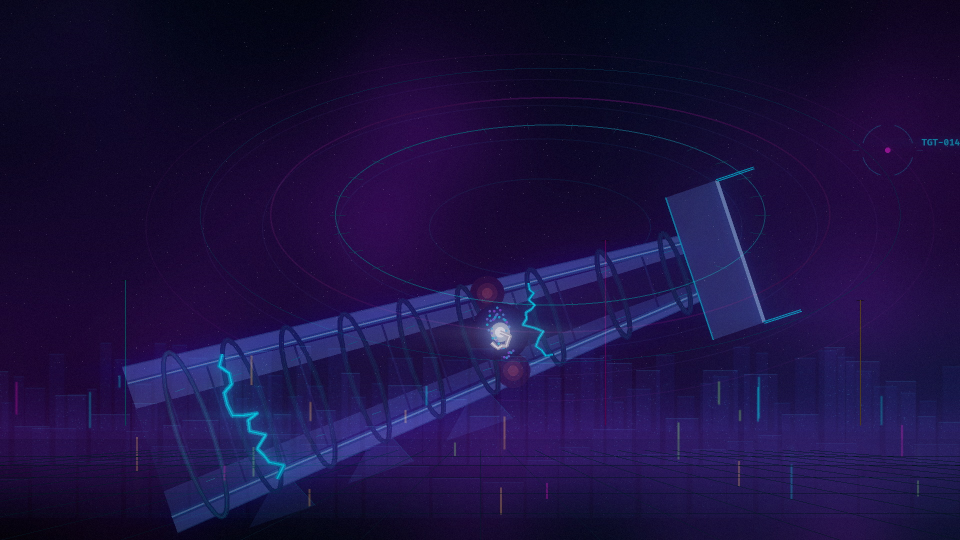
#> input picture railgun/frames/f_0002.jpg, 1920 x 1080 px (shown at 1/2 size)
$ python -i render.py   (imports and definitions only)
#> lines starting #> are read from the running program, lines starting #| are printed output that depends on the picture
#!/usr/bin/env python3
"""Travel film renderer — 1080x1920 / 30 fps.

Layers: plates (Ken Burns) -> film grade -> halation -> light leak ->
vignette -> grain -> subtitles / title cards.
"""
import argparse
import json
import math
import os
from multiprocessing import Pool

import numpy as np
from PIL import Image, ImageDraw, ImageFilter, ImageFont
from scipy.ndimage import gaussian_filter

ROOT = os.path.dirname(os.path.dirname(os.path.abspath(__file__)))
# [1 line not run here, left out]
# [1 line that did not run here, left out]
# [1 line that did not run here, left out]
# [1 line that did not run here, left out]
# [1 line that did not run here, left out]
# [1 line that did not run here, left out]

AI_DIR = os.path.join(ROOT, "assets", "ai")
FRAMES_DIR = os.path.join(ROOT, "frames")
PREVIEW_DIR = os.path.join(ROOT, "previews")

F_SERIF = "/usr/share/fonts/opentype/noto/NotoSerifCJK-Light.ttc"
F_SERIF_MED = "/usr/share/fonts/opentype/noto/NotoSerifCJK-Medium.ttc"
F_SANS = "/usr/share/fonts/opentype/noto/NotoSansCJK-Light.ttc"

BOTTOM_CROP = 0.086  # removes the generator watermark band
WHITE = (252, 249, 242)
MUTED = (222, 218, 207)

_fonts = {}
_plates = {}
_blocks = {}
_vignette = None
_grad = None
_open_scrim = None


def clamp(x, a, b):
    return max(a, min(b, x))


def smooth(x):
    x = clamp(x, 0.0, 1.0)
    return x * x * (3 - 2 * x)


# [86 lines left out: functions font, plate, shot_array, composite_shots, not called in this run]


# ------------------------------------------------------------------ grade
def init_globals():
    global _vignette, _grad, _open_scrim
    if _vignette is not None:
        return
    yy, xx = np.mgrid[0:H, 0:W].astype(np.float32)
    nx = (xx - W / 2) / (W / 2)
    ny = (yy - H / 2) / (H / 2)
    r = np.sqrt(nx * nx * 0.85 + ny * ny) / 1.25
    _vignette = (1.0 - 0.30 * np.clip(r, 0, 1) ** 2.3)[..., None].astype(np.float32)
    band = np.clip((yy - 1290) / 110, 0, 1) * np.clip((1800 - yy) / 150, 0, 1)
    band = band * band * (3 - 2 * band)
    _grad = (1.0 - 0.32 * band)[..., None].astype(np.float32)
    top = np.clip((yy - 560) / 130, 0, 1) * np.clip((1080 - yy) / 170, 0, 1)
    top = top * top * (3 - 2 * top)
    a = (0.42 * top * 255).astype(np.uint8)
    rgba = np.zeros((H, W, 4), np.uint8)
    rgba[..., 3] = a
    _open_scrim = Image.fromarray(rgba, "RGBA")


# [158 lines left out: functions grade, finish, text_width, text_block, paste_block, subtitle_at and 3 more, not called in this run]


# ------------------------------------------------------------------ frame
def render_frame(i):
    init_globals()
    t = i / FPS
    arr, leak = composite_shots(t)
    arr = grade(arr, t, leak)
    idx, sub, _ = subtitle_at(t)
    arr = finish(arr, i, t, sub is not None)
    img = Image.fromarray((arr * 255).astype(np.uint8)).convert("RGBA")
    draw_subtitle(img, t)
    draw_open_card(img, t)
    draw_close_card(img, t)
    return img.convert("RGB")


def render_one(i):
    render_frame(i).save(os.path.join(FRAMES_DIR, f"f_{i:04d}.jpg"), quality=94)
    return i


# [29 lines left out: functions render_sample, main, not called in this run]


# [2 lines not run here, left out]

>>> import cv2
>>> picture = cv2.imread('../../railgun/frames/f_0002.jpg', cv2.IMREAD_GRAYSCALE)
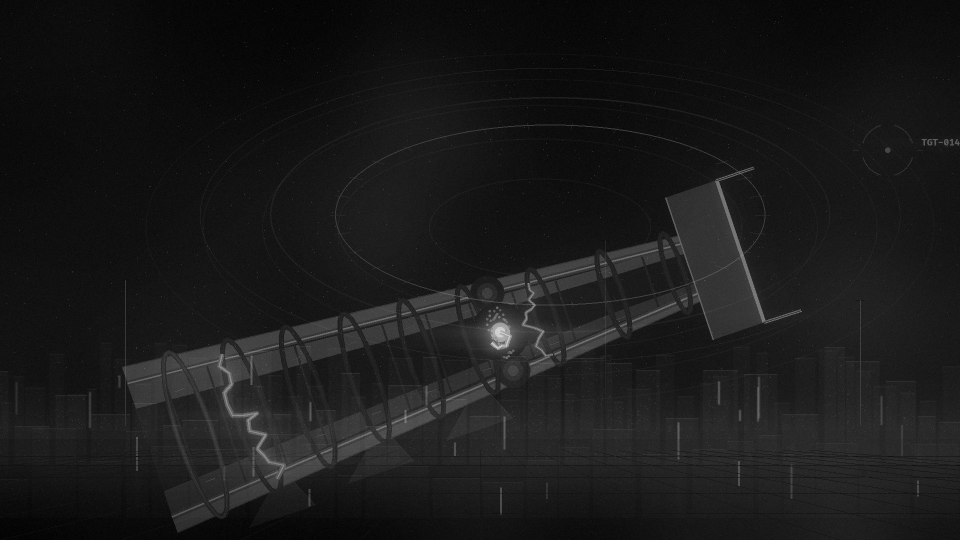
#> picture: shape (1080, 1920) (shown at 1/2 size); min 0, max 224, mean 25.8
#> (the run stopped early here; a loop or call above may not have finished)
